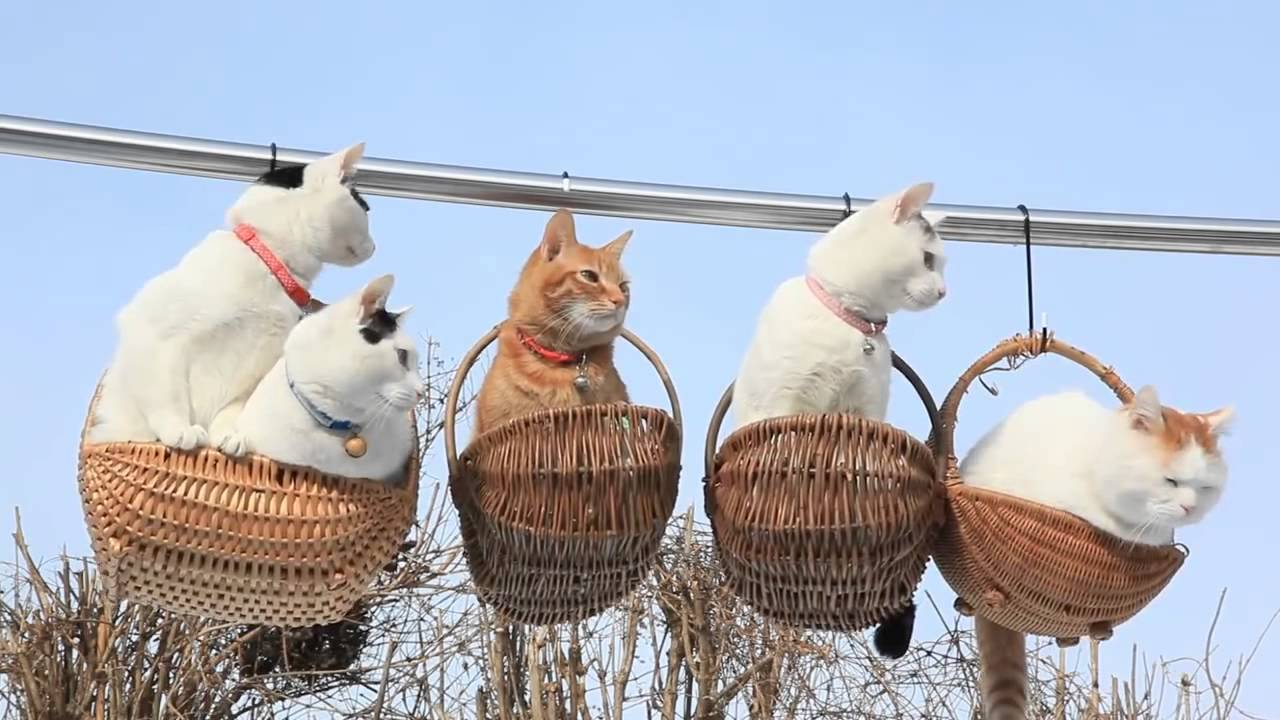
#> input picture testing_tutorials/Photos/cats.jpg, 1280 x 720 px
$ python smoothing.py
#> lines starting #> are read from the running program, lines starting #| are printed output that depends on the picture
import cv2 as cv

img = cv.imread('Photos/cats.jpg')
#> img is the input picture: shape (720, 1280, 3); mean B, G, R 186.3, 176.1, 172.8
cv.imshow('Cats', img)

#Averaging
average = cv.blur(img, (7,7))
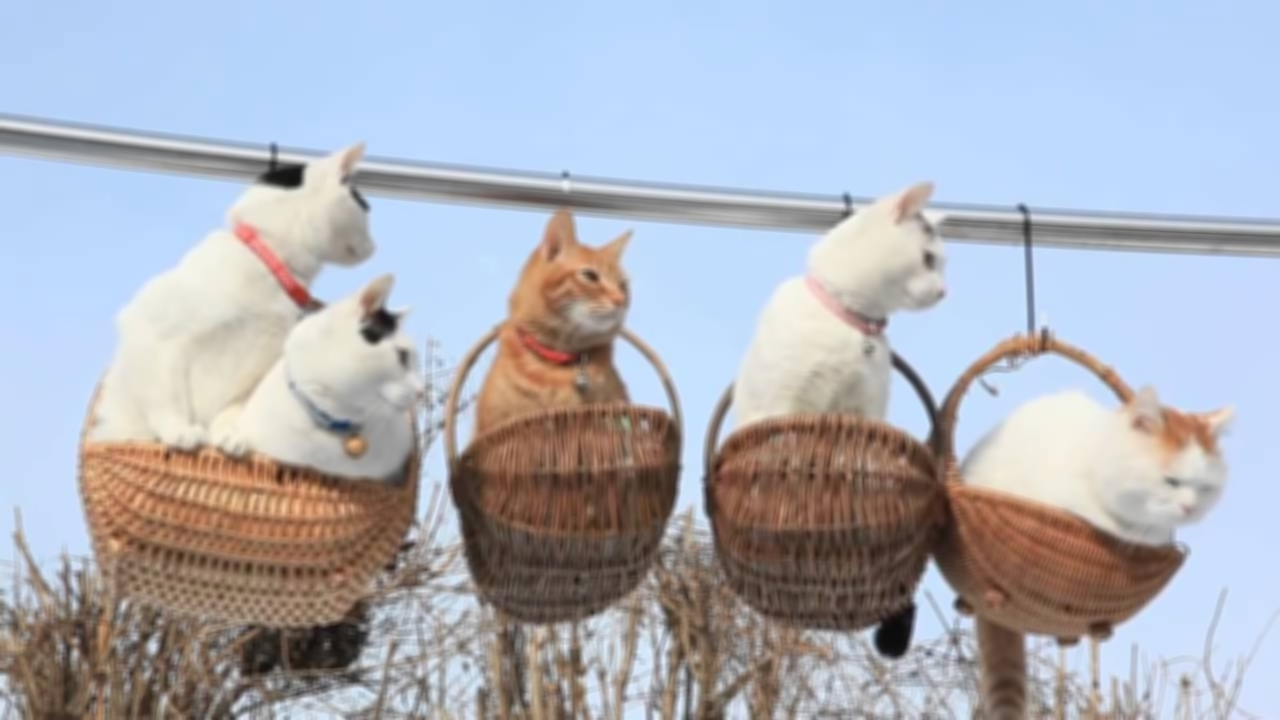
#> average: shape (720, 1280, 3); mean B, G, R 186.3, 176.1, 172.8
cv.imshow('Average Blur', average)

#Gaussian Blur
gauss = cv.GaussianBlur(img, (7,7), 0)
cv.imshow('Gaussian Blur', gauss)

#Median Blur
median = cv.medianBlur(img, 7)
cv.imshow('Median Blur', median)

#Bilateral
bilat = cv.bilateralFilter(img, 10, 15, 15)
cv.imshow('Bilateral', bilat)

cv.waitKey(0)

$ run again, with testing_tutorials/Photos/Ami_Bera.jpg copied over testing_tutorials/Photos/cats.jpg
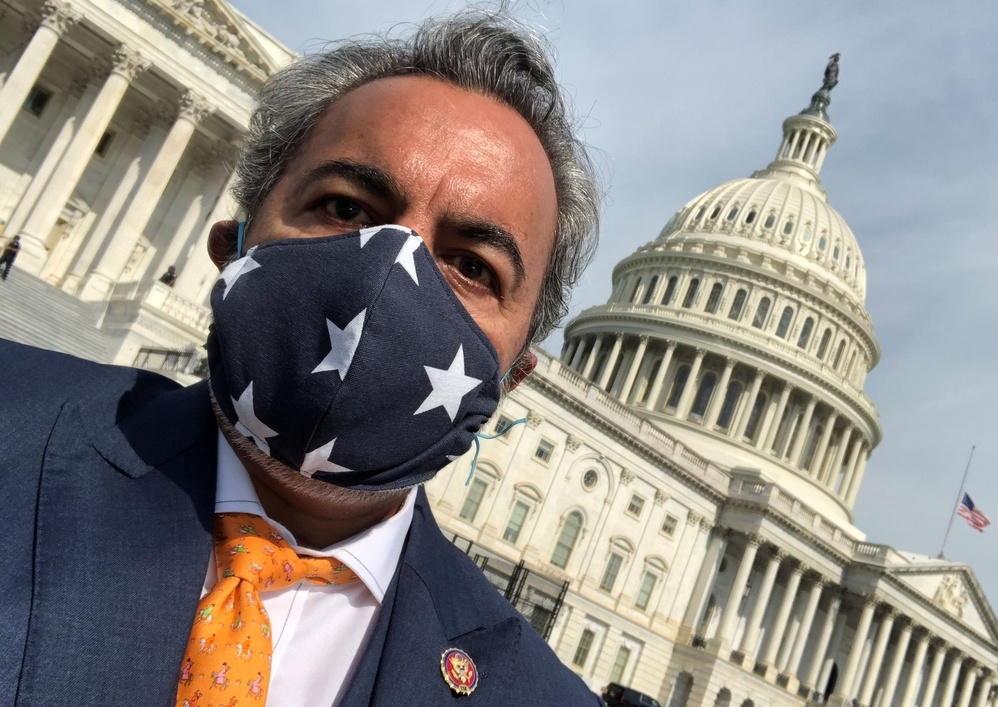
#> input picture testing_tutorials/Photos/Ami_Bera.jpg, 998 x 707 px, shrunk from 2682 x 1900 before the run
#> img is the input picture: shape (707, 998, 3); mean B, G, R 132.6, 136.9, 141.2
#> `average = cv.blur(img, (7,7))`:
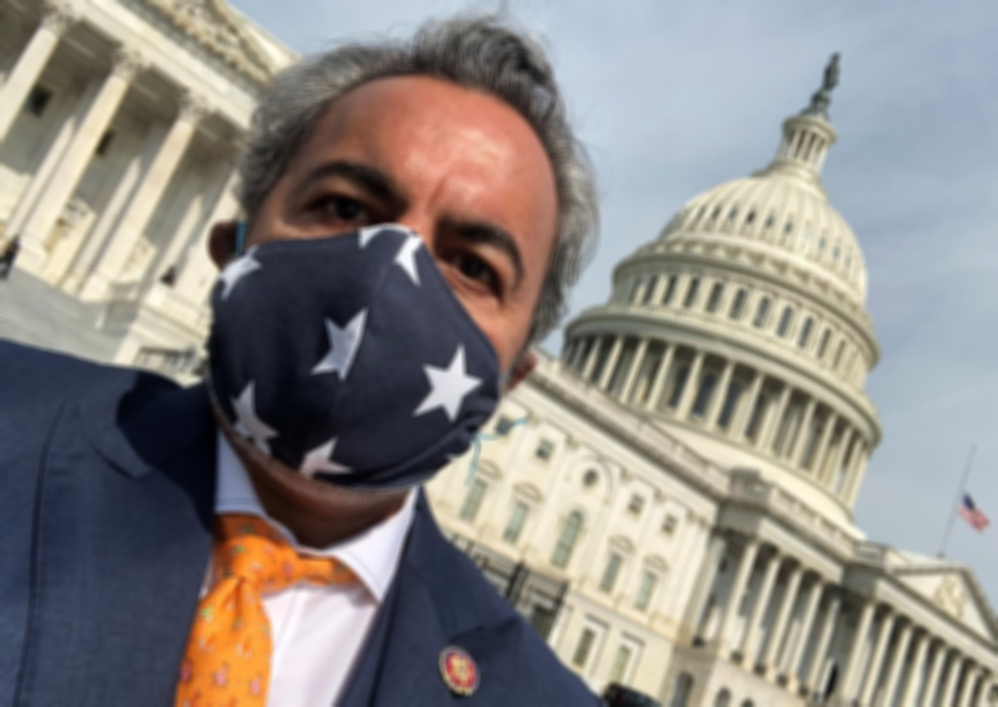
#> average: shape (707, 998, 3); mean B, G, R 132.6, 136.9, 141.2

$ run again, with testing_tutorials/Photos/Gardengnome_face.jpg copied over testing_tutorials/Photos/cats.jpg
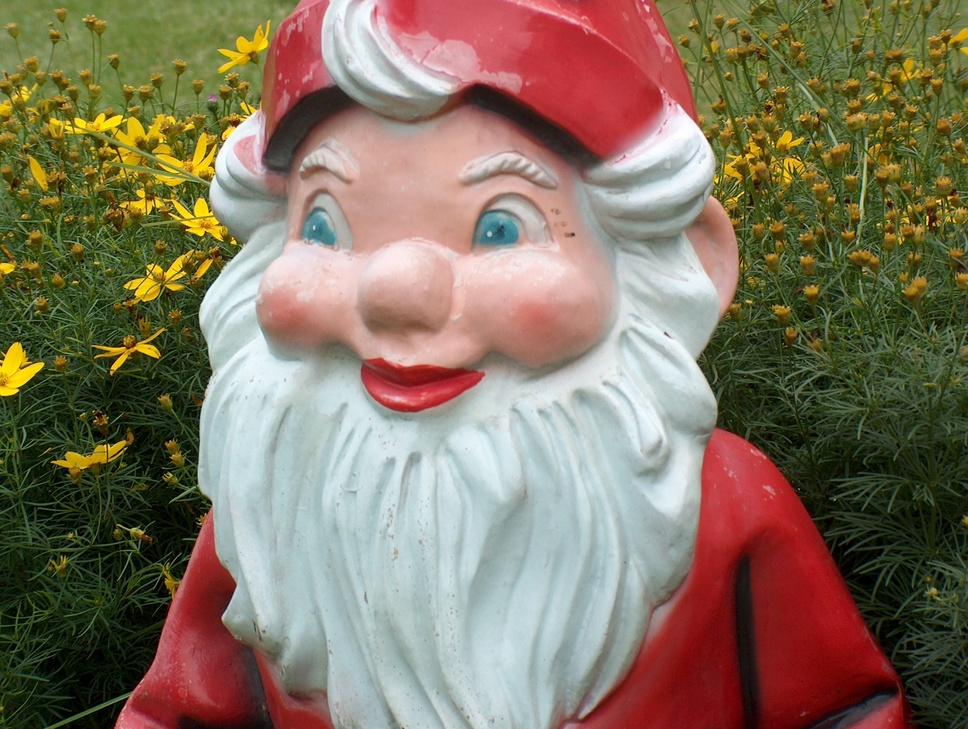
#> input picture testing_tutorials/Photos/Gardengnome_face.jpg, 968 x 729 px, shrunk from 2272 x 1712 before the run
#> img is the input picture: shape (729, 968, 3); mean B, G, R 96, 116.1, 130.7
#> `average = cv.blur(img, (7,7))`:
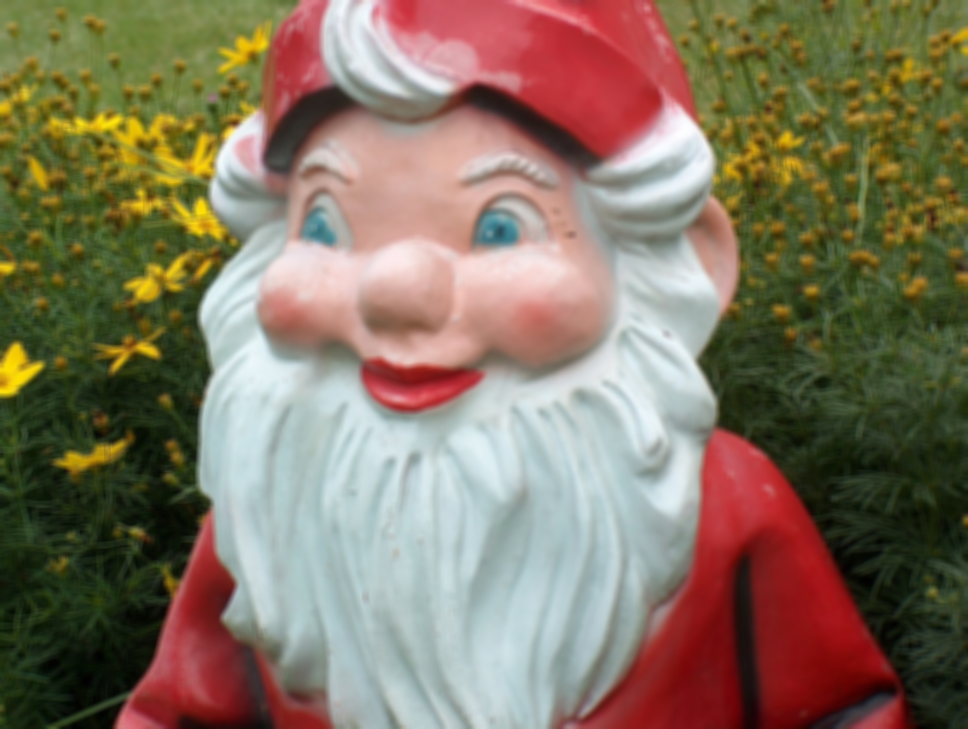
#> average: shape (729, 968, 3); mean B, G, R 96, 116.1, 130.7
